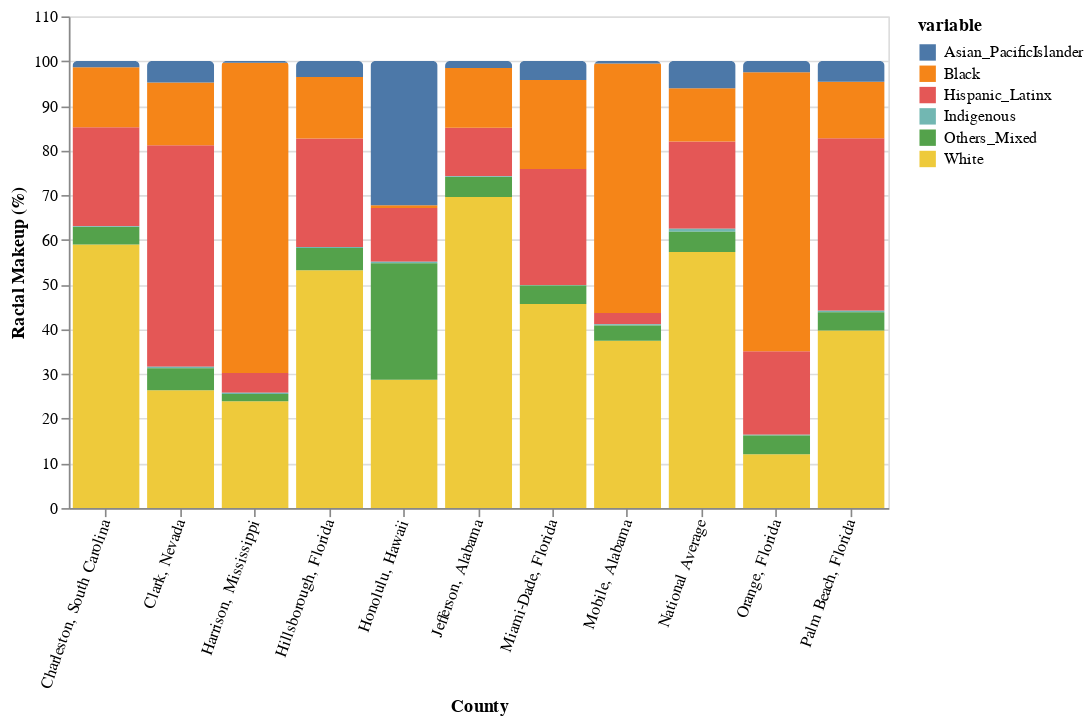

Source (notebook cell):
### Code cell
alt.Chart(county_moving_average_long).mark_bar(
    cornerRadiusTopLeft = 3,
    cornerRadiusTopRight = 3
).encode(
    x = alt.X('county_name:O', title = "County", axis = alt.Axis(labelAngle = -70)),
    y = alt.Y('value:Q', title = "Racial Makeup (%)"),
    color = 'variable:N' 
).properties(width = 500, height = 300)

### Figure 1 — Vega-Lite specification as saved in the notebook (floating-point values rounded to 4 significant figures)
{"config": {"view": {"continuousWidth": 400, "continuousHeight": 300}}, "data": {"name": "data-cdb5f0f0f975fdb39e944c1f8771b7ee"}, "mark": {"type": "bar", "cornerRadiusTopLeft": 3, "cornerRadiusTopRight": 3}, "encoding": {"color": {"type": "nominal", "field": "variable"}, "x": {"type": "ordinal", "axis": {"labelAngle": -70}, "field": "county_name", "title": "County"}, "y": {"type": "quantitative", "field": "value", "title": "Racial Makeup (%)"}}, "height": 300, "width": 500, "$schema": "https://vega.github.io/schema/vega-lite/v4.8.1.json", "datasets": {"data-cdb5f0f0f975fdb39e944c1f8771b7ee": [{"county_name": "Miami-Dade, Florida", "variable": "Hispanic_Latinx", "value": 25.94}, {"county_name": "Honolulu, Hawaii", "variable": "Hispanic_Latinx", "value": 12.02}, {"county_name": "Palm Beach, Florida", "variable": "Hispanic_Latinx", "value": 38.58}, {"county_name": "Orange, Florida", "variable": "Hispanic_Latinx", "value": 18.67}, {"county_name": "Clark, Nevada", "variable": "Hispanic_Latinx", "value": 49.53}, {"county_name": "Hillsborough, Florida", "variable": "Hispanic_Latinx", "value": 24.31}, {"county_name": "Jefferson, Alabama", "variable": "Hispanic_Latinx", "value": 10.82}, {"county_name": "Mobile, Alabama", "variable": "Hispanic_Latinx", "value": 2.48}, {"county_name": "Harrison, Mississippi", "variable": "Hispanic_Latinx", "value": 4.38}, {"county_name": "Charleston, South Carolina", "variable": "Hispanic_Latinx", "value": 22.15}, {"county_name": "Miami-Dade, Florida", "variable": "White", "value": 45.68}, {"county_name": "Honolulu, Hawaii", "variable": "White", "value": 28.69}, {"county_name": "Palm Beach, Florida", "variable": "White", "value": 39.71}, {"county_name": "Orange, Florida", "variable": "White", "value": 12.06}, {"county_name": "Clark, Nevada", "variable": "White", "value": 26.39}, {"county_name": "Hillsborough, Florida", "variable": "White", "value": 53.19}, {"county_name": "Jefferson, Alabama", "variable": "White", "value": 69.62}, {"county_name": "Mobile, Alabama", "variable": "White", "value": 37.41}, {"county_name": "Harrison, Mississippi", "variable": "White", "value": 23.91}, {"county_name": "Charleston, South Carolina", "variable": "White", "value": 58.97}, {"county_name": "Miami-Dade, Florida", "variable": "Black", "value": 19.92}, {"county_name": "Honolulu, Hawaii", "variable": "Black", "value": 0.58}, {"county_name": "Palm Beach, Florida", "variable": "Black", "value": 12.65}, {"county_name": "Orange, Florida", "variable": "Black", "value": 62.45}, {"county_name": "Clark, Nevada", "variable": "Black", "value": 14.04}, {"county_name": "Hillsborough, Florida", "variable": "Black", "value": 13.75}, {"county_name": "Jefferson, Alabama", "variable": "Black", "value": 13.38}, {"county_name": "Mobile, Alabama", "variable": "Black", "value": 55.85}, {"county_name": "Harrison, Mississippi", "variable": "Black", "value": 69.42}, {"county_name": "Charleston, South Carolina", "variable": "Black", "value": 13.42}, {"county_name": "Miami-Dade, Florida", "variable": "Indigenous", "value": 0.11}, {"county_name": "Honolulu, Hawaii", "variable": "Indigenous", "value": 0.33}, {"county_name": "Palm Beach, Florida", "variable": "Indigenous", "value": 0.35}, {"county_name": "Orange, Florida", "variable": "Indigenous", "value": 0.15}, {"county_name": "Clark, Nevada", "variable": "Indigenous", "value": 0.36}, {"county_name": "Hillsborough, Florida", "variable": "Indigenous", "value": 0.23}, {"county_name": "Jefferson, Alabama", "variable": "Indigenous", "value": 0.17}, {"county_name": "Mobile, Alabama", "variable": "Indigenous", "value": 0.31}, {"county_name": "Harrison, Mississippi", "variable": "Indigenous", "value": 0.31}, {"county_name": "Charleston, South Carolina", "variable": "Indigenous", "value": 0.16}, {"county_name": "Miami-Dade, Florida", "variable": "Asian_PacificIslander", "value": 4.24}, {"county_name": "Honolulu, Hawaii", "variable": "Asian_PacificIslander", "value": 32.27}, {"county_name": "Palm Beach, Florida", "variable": "Asian_PacificIslander", "value": 4.62}, {"county_name": "Orange, Florida", "variable": "Asian_PacificIslander", "value": 2.48}, {"county_name": "Clark, Nevada", "variable": "Asian_PacificIslander", "value": 4.8}, {"county_name": "Hillsborough, Florida", "variable": "Asian_PacificIslander", "value": 3.55}, {"county_name": "Jefferson, Alabama", "variable": "Asian_PacificIslander", "value": 1.56}, {"county_name": "Mobile, Alabama", "variable": "Asian_PacificIslander", "value": 0.53}, {"county_name": "Harrison, Mississippi", "variable": "Asian_PacificIslander", "value": 0.37}, {"county_name": "Charleston, South Carolina", "variable": "Asian_PacificIslander", "value": 1.38}, {"county_name": "Miami-Dade, Florida", "variable": "Others_Mixed", "value": 4.11}, {"county_name": "Honolulu, Hawaii", "variable": "Others_Mixed", "value": 26.11}, {"county_name": "Palm Beach, Florida", "variable": "Others_Mixed", "value": 4.09}, {"county_name": "Orange, Florida", "variable": "Others_Mixed", "value": 4.19}, {"county_name": "Clark, Nevada", "variable": "Others_Mixed", "value": 4.88}, {"county_name": "Hillsborough, Florida", "variable": "Others_Mixed", "value": 4.97}, {"county_name": "Jefferson, Alabama", "variable": "Others_Mixed", "value": 4.45}, {"county_name": "Mobile, Alabama", "variable": "Others_Mixed", "value": 3.42}, {"county_name": "Harrison, Mississippi", "variable": "Others_Mixed", "value": 1.61}, {"county_name": "Charleston, South Carolina", "variable": "Others_Mixed", "value": 3.92}, {"county_name": "National Average", "variable": "Hispanic_Latinx", "value": 19.52}, {"county_name": "National Average", "variable": "White", "value": 57.28}, {"county_name": "National Average", "variable": "Black", "value": 11.93}, {"county_name": "National Average", "variable": "Indigenous", "value": 0.67}, {"county_name": "National Average", "variable": "Asian_PacificIslander", "value": 6.05}, {"county_name": "National Average", "variable": "Others_Mixed", "value": 4.55}]}}
